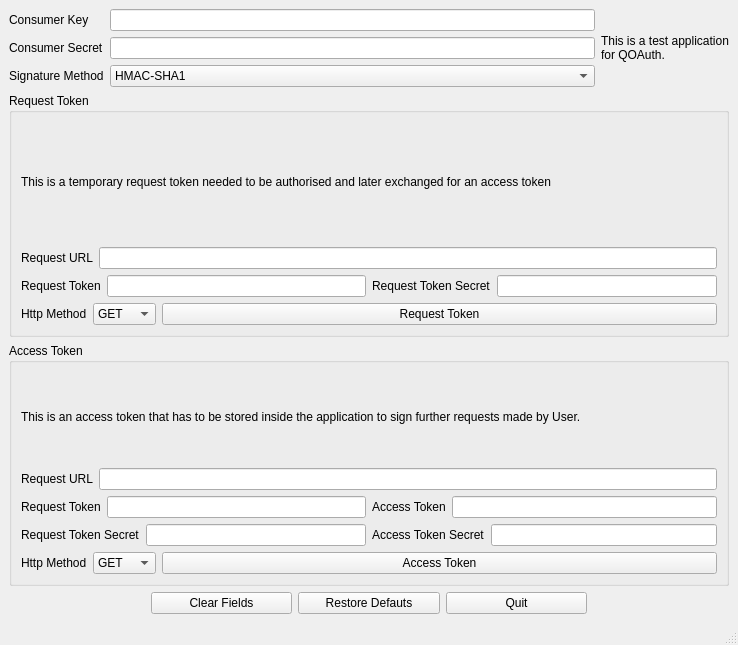
<?xml version="1.0" encoding="UTF-8"?>
<ui version="4.0">
 <class>MainWindow</class>
 <widget class="QMainWindow" name="MainWindow">
  <property name="geometry">
   <rect>
    <x>0</x>
    <y>0</y>
    <width>738</width>
    <height>645</height>
   </rect>
  </property>
  <property name="windowTitle">
   <string>QOAuth test application</string>
  </property>
  <widget class="QWidget" name="centralwidget">
   <layout class="QVBoxLayout" name="verticalLayout">
    <item>
     <layout class="QHBoxLayout" name="horizontalLayout_10" stretch="0,0">
      <item>
       <layout class="QFormLayout" name="formLayout">
        <item row="0" column="0">
         <widget class="QLabel" name="labelConsumerKey">
          <property name="text">
           <string>Consumer Key</string>
          </property>
         </widget>
        </item>
        <item row="0" column="1">
         <widget class="QLineEdit" name="lineEditConsumerKey"/>
        </item>
        <item row="1" column="0">
         <widget class="QLabel" name="labelConsumerSecret">
          <property name="text">
           <string>Consumer Secret</string>
          </property>
         </widget>
        </item>
        <item row="1" column="1">
         <widget class="QLineEdit" name="lineEditConsumerSecret"/>
        </item>
        <item row="2" column="0">
         <widget class="QLabel" name="labelSignatureMethod">
          <property name="text">
           <string>Signature Method</string>
          </property>
         </widget>
        </item>
        <item row="2" column="1">
         <widget class="QComboBox" name="comboBoxSignatureMethod">
          <item>
           <property name="text">
            <string>HMAC-SHA1</string>
           </property>
          </item>
          <item>
           <property name="text">
            <string>RSA-SHA1</string>
           </property>
          </item>
          <item>
           <property name="text">
            <string>Plaintext (no signature)</string>
           </property>
          </item>
         </widget>
        </item>
       </layout>
      </item>
      <item>
       <widget class="QLabel" name="label">
        <property name="sizePolicy">
         <sizepolicy hsizetype="Preferred" vsizetype="Minimum">
          <horstretch>0</horstretch>
          <verstretch>0</verstretch>
         </sizepolicy>
        </property>
        <property name="maximumSize">
         <size>
          <width>16777215</width>
          <height>50</height>
         </size>
        </property>
        <property name="text">
         <string>This is a test application for QOAuth.</string>
        </property>
        <property name="wordWrap">
         <bool>true</bool>
        </property>
       </widget>
      </item>
     </layout>
    </item>
    <item>
     <widget class="QGroupBox" name="groupBox">
      <property name="title">
       <string>Request Token</string>
      </property>
      <layout class="QVBoxLayout" name="verticalLayout_5">
       <item>
        <widget class="QLabel" name="labelDescRequestToken">
         <property name="text">
          <string>This is a temporary request token needed to be authorised and later exchanged for an access token</string>
         </property>
        </widget>
       </item>
       <item>
        <layout class="QHBoxLayout" name="horizontalLayout_2">
         <item>
          <widget class="QLabel" name="labelRequestURLRequestToken">
           <property name="text">
            <string>Request URL</string>
           </property>
          </widget>
         </item>
         <item>
          <widget class="QLineEdit" name="lineEditRequestURLRequestToken">
           <property name="sizePolicy">
            <sizepolicy hsizetype="Expanding" vsizetype="Fixed">
             <horstretch>0</horstretch>
             <verstretch>0</verstretch>
            </sizepolicy>
           </property>
          </widget>
         </item>
        </layout>
       </item>
       <item>
        <layout class="QHBoxLayout" name="horizontalLayout_4">
         <item>
          <layout class="QHBoxLayout" name="horizontalLayout">
           <item>
            <widget class="QLabel" name="labelRequestToken">
             <property name="text">
              <string>Request Token</string>
             </property>
            </widget>
           </item>
           <item>
            <widget class="QLineEdit" name="lineEditRequestToken">
             <property name="readOnly">
              <bool>true</bool>
             </property>
            </widget>
           </item>
          </layout>
         </item>
         <item>
          <layout class="QHBoxLayout" name="horizontalLayout_3">
           <item>
            <widget class="QLabel" name="labelRequestTokenSecret">
             <property name="text">
              <string>Request Token Secret</string>
             </property>
            </widget>
           </item>
           <item>
            <widget class="QLineEdit" name="lineEditRequestTokenSecret">
             <property name="readOnly">
              <bool>true</bool>
             </property>
            </widget>
           </item>
          </layout>
         </item>
        </layout>
       </item>
       <item>
        <layout class="QHBoxLayout" name="horizontalLayout_13" stretch="1,10">
         <item>
          <layout class="QHBoxLayout" name="horizontalLayout_6">
           <item>
            <widget class="QLabel" name="labelHttpMethodRequestToken">
             <property name="text">
              <string>Http Method</string>
             </property>
            </widget>
           </item>
           <item>
            <widget class="QComboBox" name="comboBoxHttpMethodRequestToken">
             <item>
              <property name="text">
               <string>GET</string>
              </property>
             </item>
             <item>
              <property name="text">
               <string>POST</string>
              </property>
             </item>
            </widget>
           </item>
          </layout>
         </item>
         <item>
          <widget class="QPushButton" name="pushButtonRequestToken">
           <property name="text">
            <string>Request Token</string>
           </property>
          </widget>
         </item>
        </layout>
       </item>
      </layout>
     </widget>
    </item>
    <item>
     <widget class="QGroupBox" name="groupBox_2">
      <property name="title">
       <string>Access Token</string>
      </property>
      <layout class="QVBoxLayout" name="verticalLayout_4">
       <item>
        <widget class="QLabel" name="labelDescAccessToken">
         <property name="text">
          <string>This is an access token that has to be stored inside the application to sign further requests made by User.</string>
         </property>
        </widget>
       </item>
       <item>
        <layout class="QHBoxLayout" name="horizontalLayout_5">
         <item>
          <widget class="QLabel" name="labelRequestURLAccessToken">
           <property name="text">
            <string>Request URL</string>
           </property>
          </widget>
         </item>
         <item>
          <widget class="QLineEdit" name="lineEditRequestURLAccessToken">
           <property name="sizePolicy">
            <sizepolicy hsizetype="Expanding" vsizetype="Fixed">
             <horstretch>0</horstretch>
             <verstretch>0</verstretch>
            </sizepolicy>
           </property>
          </widget>
         </item>
        </layout>
       </item>
       <item>
        <layout class="QHBoxLayout" name="horizontalLayout_7">
         <item>
          <layout class="QVBoxLayout" name="verticalLayout_2">
           <item>
            <layout class="QHBoxLayout" name="horizontalLayout_8">
             <item>
              <widget class="QLabel" name="labelRequestToken_2">
               <property name="text">
                <string>Request Token</string>
               </property>
              </widget>
             </item>
             <item>
              <widget class="QLineEdit" name="lineEditRequestToken_2">
               <property name="readOnly">
                <bool>true</bool>
               </property>
              </widget>
             </item>
            </layout>
           </item>
           <item>
            <layout class="QHBoxLayout" name="horizontalLayout_9">
             <item>
              <widget class="QLabel" name="labelRequestTokenSecret_2">
               <property name="text">
                <string>Request Token Secret</string>
               </property>
              </widget>
             </item>
             <item>
              <widget class="QLineEdit" name="lineEditRequestTokenSecret_2">
               <property name="readOnly">
                <bool>true</bool>
               </property>
              </widget>
             </item>
            </layout>
           </item>
          </layout>
         </item>
         <item>
          <layout class="QVBoxLayout" name="verticalLayout_3">
           <item>
            <layout class="QHBoxLayout" name="horizontalLayout_11">
             <item>
              <widget class="QLabel" name="labelAccessToken">
               <property name="text">
                <string>Access Token</string>
               </property>
              </widget>
             </item>
             <item>
              <widget class="QLineEdit" name="lineEditAccessToken">
               <property name="readOnly">
                <bool>true</bool>
               </property>
              </widget>
             </item>
            </layout>
           </item>
           <item>
            <layout class="QHBoxLayout" name="horizontalLayout_12">
             <item>
              <widget class="QLabel" name="labelAccessTokenSecret">
               <property name="text">
                <string>Access Token Secret</string>
               </property>
              </widget>
             </item>
             <item>
              <widget class="QLineEdit" name="lineEditAccessTokenSecret">
               <property name="readOnly">
                <bool>true</bool>
               </property>
              </widget>
             </item>
            </layout>
           </item>
          </layout>
         </item>
        </layout>
       </item>
       <item>
        <layout class="QHBoxLayout" name="horizontalLayout_15" stretch="1,10">
         <item>
          <layout class="QHBoxLayout" name="horizontalLayout_14">
           <item>
            <widget class="QLabel" name="labelHttpMethodAccessToken">
             <property name="text">
              <string>Http Method</string>
             </property>
            </widget>
           </item>
           <item>
            <widget class="QComboBox" name="comboBoxHttpMethodAccessToken">
             <item>
              <property name="text">
               <string>GET</string>
              </property>
             </item>
             <item>
              <property name="text">
               <string>POST</string>
              </property>
             </item>
            </widget>
           </item>
          </layout>
         </item>
         <item>
          <widget class="QPushButton" name="pushButtonAccessToken">
           <property name="text">
            <string>Access Token</string>
           </property>
          </widget>
         </item>
        </layout>
       </item>
      </layout>
     </widget>
    </item>
    <item>
     <layout class="QHBoxLayout" name="horizontalLayout_16" stretch="1,1,1,1,1">
      <item>
       <spacer name="horizontalSpacer">
        <property name="orientation">
         <enum>Qt::Horizontal</enum>
        </property>
        <property name="sizeHint" stdset="0">
         <size>
          <width>40</width>
          <height>20</height>
         </size>
        </property>
       </spacer>
      </item>
      <item>
       <widget class="QPushButton" name="pushButtonClearFields">
        <property name="text">
         <string>Clear Fields</string>
        </property>
       </widget>
      </item>
      <item>
       <widget class="QPushButton" name="pushButtonRestoreDefaults">
        <property name="text">
         <string>Restore Defauts</string>
        </property>
       </widget>
      </item>
      <item>
       <widget class="QPushButton" name="pushButtonQuit">
        <property name="text">
         <string>Quit</string>
        </property>
       </widget>
      </item>
      <item>
       <spacer name="horizontalSpacer_2">
        <property name="orientation">
         <enum>Qt::Horizontal</enum>
        </property>
        <property name="sizeHint" stdset="0">
         <size>
          <width>40</width>
          <height>20</height>
         </size>
        </property>
       </spacer>
      </item>
     </layout>
    </item>
   </layout>
  </widget>
  <widget class="QMenuBar" name="menubar">
   <property name="geometry">
    <rect>
     <x>0</x>
     <y>0</y>
     <width>738</width>
     <height>22</height>
    </rect>
   </property>
  </widget>
  <widget class="QStatusBar" name="statusbar"/>
 </widget>
 <resources/>
 <connections>
  <connection>
   <sender>lineEditRequestTokenSecret</sender>
   <signal>textChanged(QString)</signal>
   <receiver>lineEditRequestTokenSecret_2</receiver>
   <slot>setText(QString)</slot>
   <hints>
    <hint type="sourcelabel">
     <x>574</x>
     <y>226</y>
    </hint>
    <hint type="destinationlabel">
     <x>255</x>
     <y>428</y>
    </hint>
   </hints>
  </connection>
  <connection>
   <sender>lineEditRequestToken</sender>
   <signal>textChanged(QString)</signal>
   <receiver>lineEditRequestToken_2</receiver>
   <slot>setText(QString)</slot>
   <hints>
    <hint type="sourcelabel">
     <x>212</x>
     <y>225</y>
    </hint>
    <hint type="destinationlabel">
     <x>226</x>
     <y>393</y>
    </hint>
   </hints>
  </connection>
 </connections>
</ui>
